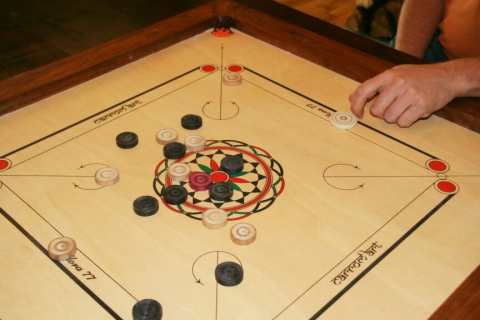
#> input picture images/carromBoard_1.jpg, 480 x 320 px
$ jupyter execute 'CarromBoard queen finder.ipynb'
#> lines starting #> are read from the running program, lines starting #| are printed output that depends on the picture; after the words box and inside, x2 and y2 are one past the last pixel; in counts of white or black regions, pixels touching at a corner belong together
###### project reference - udemy course (udemy.com/course/opencv-fundamentals)

[cell 1]
import cv2

[cell 2]
image = cv2.imread('./images/carromBoard_1.jpg')
#> image is the input picture: shape (320, 480, 3); mean B, G, R 87.6, 137, 176.5
blurred = cv2.GaussianBlur(image, (3,3), None)

[cell 3]
cv2.imshow('output', image)
cv2.waitKey()
cv2.destroyAllWindows()
cv2.imshow('blurred', blurred)
cv2.waitKey()
cv2.destroyAllWindows()

[cell 4]
## Take the snapshot of queen and check its color value

[cell 5]
# [5 lines of commented-out code are left out]

[cell 6]
queen_lab = cv2.cvtColor(image, cv2.COLOR_BGR2LAB)
#> queen_lab: shape (320, 480, 3); mean of channels 0, 1, 2 150.3, 137.4, 159.9
binary_image = cv2.inRange(queen_lab, (0, 160, 145), (255, 175, 155))
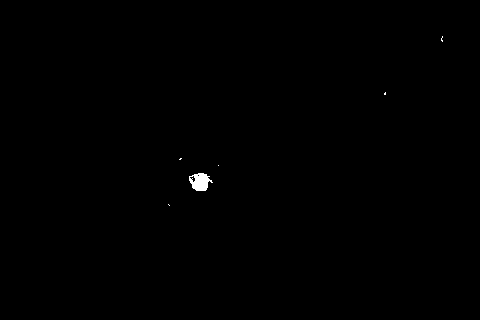
#> binary_image: shape (320, 480); 0.2% white; 6 white regions (5 under 20 px)
cv2.imshow('output', binary_image)
cv2.waitKey()
cv2.destroyAllWindows()

[cell 7]
Contours, tree = cv2.findContours(binary_image, cv2.RETR_EXTERNAL, cv2.CHAIN_APPROX_SIMPLE)
#> Contours = 6 contours, 5 with area under 20; largest, box (x1, y1, x2, y2) and area: (189, 173, 213, 191) 262; tree = [[1, -1, -1, -1], [2, 0, -1, -1], [3, 1, -1, -1], [4, 2, -1, -1], [5, 3, -1, -1], [-1, 4, -1, -1]]

## find the biggest contours to eliminate the smallest area

largestContour = max(Contours, key=cv2.contourArea)
#> largestContour = contour of 34 points, box (x1, y1, x2, y2) (189, 173, 213, 191), area 262
largestArea = cv2.contourArea(largestContour)
#> largestArea = 262
print(largestArea)
#| 262.0

[cell 8]
if(largestArea<50):
    cv2.putText(image, "No queen found", (30, 30), cv2.FONT_HERSHEY_COMPLEX, 1 ,(0, 255, 0),1)
else:
    cv2.drawContours(image, [largestContour], 0, (0, 255, 0), 1)
#> image: shape (320, 480, 3); 0.04% of pixels changed, all inside (x1, y1, x2, y2) = (189, 173, 213, 191)
    cv2.putText(image, "Queen found", (30, 30), cv2.FONT_HERSHEY_COMPLEX, 1, (0, 255, 0), 1)
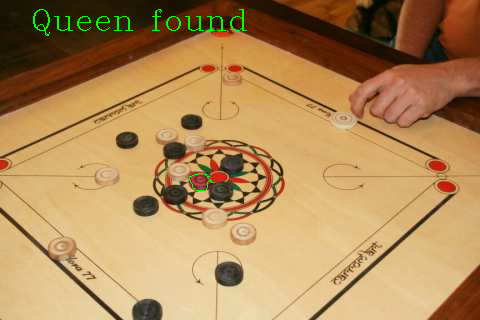
#> image: shape (320, 480, 3); mean B, G, R 87.5, 138.2, 176.2

cv2.imshow("Queen founder",image)
cv2.waitKey()
cv2.destroyAllWindows()

$ run again, with images/carromBoard_2.jpg copied over images/carromBoard_1.jpg
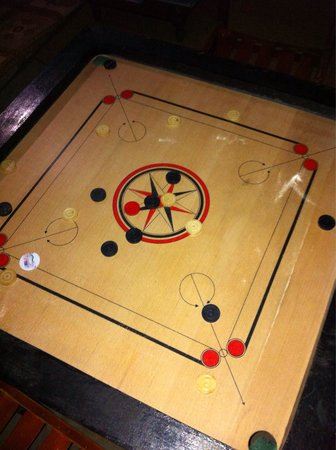
#> input picture images/carromBoard_2.jpg, 336 x 450 px
#> image is the input picture: shape (450, 336, 3); mean B, G, R 60.1, 98.5, 131
#> queen_lab: shape (450, 336, 3); mean of channels 0, 1, 2 109.2, 136.1, 153.1
#> `binary_image = cv2.inRange(queen_lab, (0, 160, 145), (255, 175, 155))`:
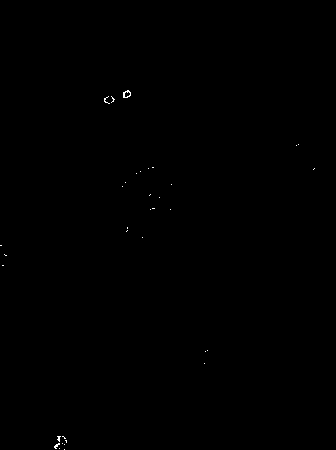
#> binary_image: shape (450, 336); 0.09% white in thin lines or dots, all inside (x1, y1, x2, y2) = (0, 90, 315, 450)
#> Contours = 35 contours, 34 with area under 20; largest, box (x1, y1, x2, y2) and area: (123, 90, 131, 98) 39; tree = 35 rows, first 6: [1, -1, -1, -1], [2, 0, -1, -1], [3, 1, -1, -1], [4, 2, -1, -1], [5, 3, -1, -1], [6, 4, -1, -1]
#> largestContour = contour of 12 points, box (x1, y1, x2, y2) (123, 90, 131, 98), area 39
#> largestArea = 39
#| 39.0
#> `cv2.putText(image, "No queen found", (30, 30), cv2.FONT_HERSHEY_COMPLE..`:
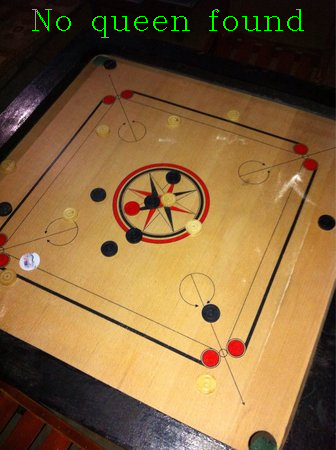
#> image: shape (450, 336, 3); 0.6% of pixels changed, all inside (x1, y1, x2, y2) = (32, 9, 304, 38)
